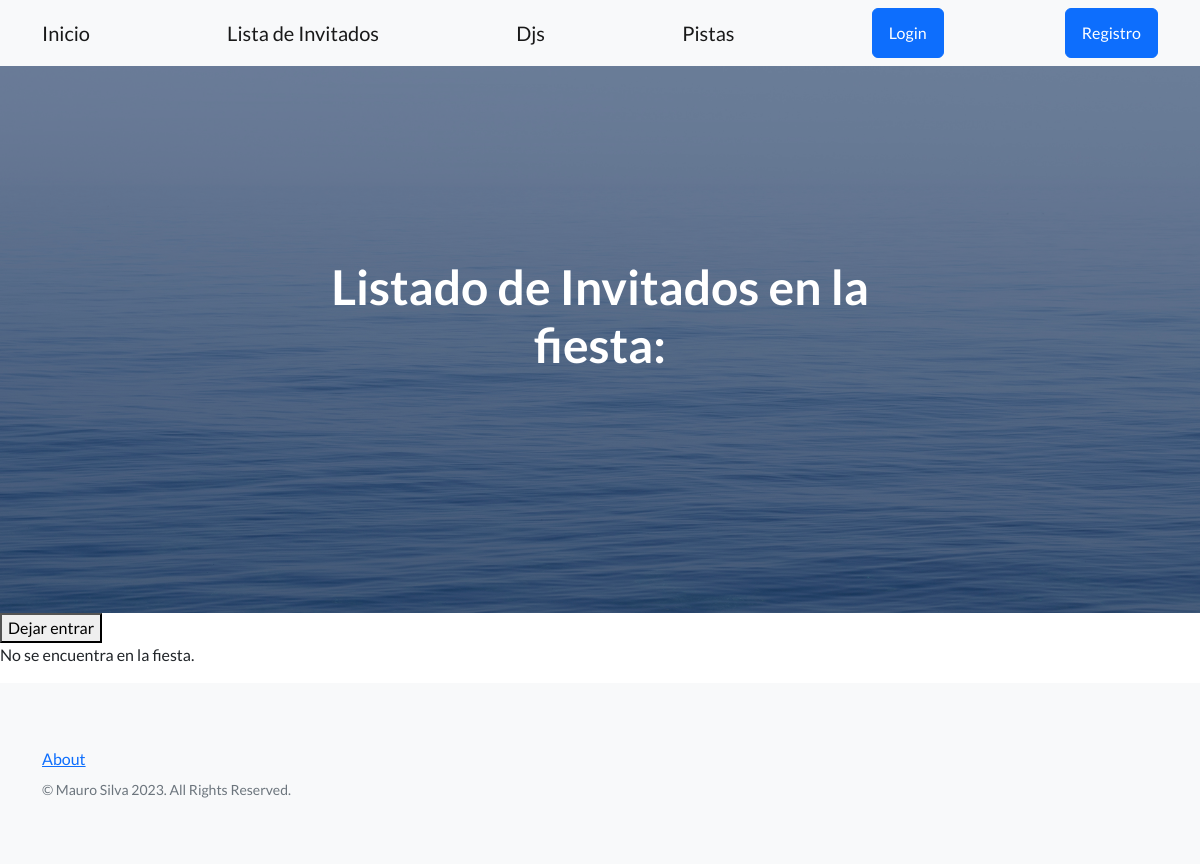
Before: /invitados with the older database file.
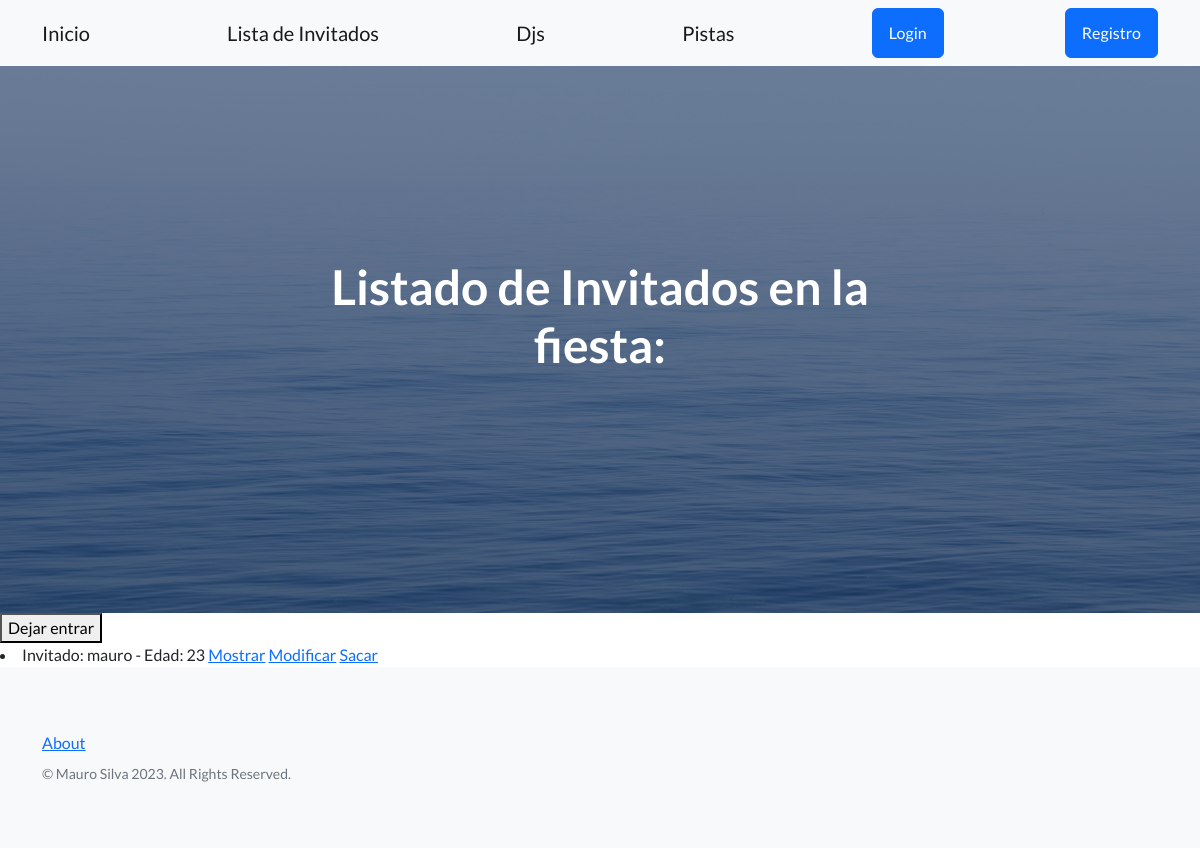
After: the same page with the newer database file.
### inicio/models.py (models this page shows)
class Invitado(models.Model):
    nombre = models.CharField(max_length=20)
    edad = models.IntegerField()
    descripcion = models.TextField(null=True)
    def __str__(self):
        return f'Invitado: {self.nombre} - Edad: {self.edad}'

### inicio/views.py (the view)
# urls.py: path('invitados', views.ListarInvitados.as_view(), name='listar invitados'),
class ListarInvitados(ListView, ):
    model = Invitado
    template_name = 'inicio/CBV/listar-invitados-CBV.html'
    context_object_name = 'invitados'

### inicio/templates/inicio/CBV/listar-invitados-CBV.html (shortened to what this page needs)
{% extends 'base.html' %}
{% block mensaje_inicio %}
Listado de Invitados en la fiesta:
{% endblock mensaje_inicio %}
{% block contenido %}
<button><a class='navbar-brand' href= {% url 'inicio:dejar entrar invitado' %}>Dejar entrar</a></button>
{% if invitados %}
{% for invitado in invitados %}
<li>
    {{invitado}}
    <a href={% url 'inicio:mostrar invitado' invitado.id %}>Mostrar</a>
    <a href={% url 'inicio:mod invitado' invitado.id %}>Modificar</a>
    <a href={% url 'inicio:sacar invitado' invitado.id %}>Sacar</a>
</li>
{% endfor %}
{% else %}
<p>No se encuentra en la fiesta.</p>
{% endif %}
{% endblock contenido %}

Changed rows visible on the page:
added Invitado: nombre+edad "Invitado: mauro - Edad: 23"
Other visible differences:
text no longer shown: "No se encuentra en la fiesta."
